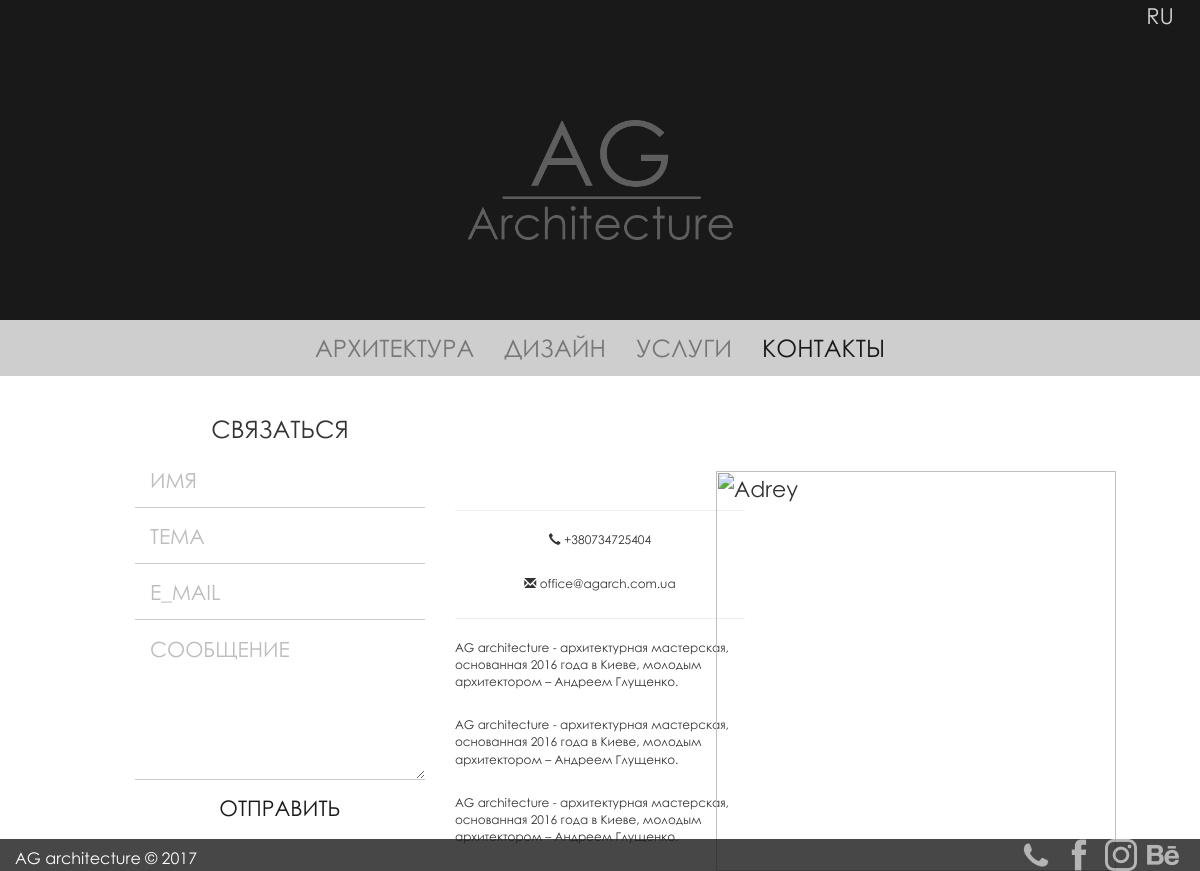
Screenshot of /ru/contact/ with the database file from the repository.
### mainapp/models.py (models this page shows, shortened)
class ContactLinks(models.Model):
    img = models.FileField(null=True)
    link = models.CharField(max_length=300)
    number = models.IntegerField(default='1')

class ContactInfo(models.Model):
    block_en = models.CharField(max_length=3000)
    block_ru = models.CharField(max_length=3000)
    block_ua = models.CharField(max_length=3000)
    number = models.IntegerField(default='1')

### mainapp/views.py (the view, shortened to what this page needs)
# urls.py: url(r'^ru/contact/', views.rucontact, name='rucontact'),
def rucontact(request):
    form = ContactForm(request.POST or None)
    xcontent = {
        'form': form,
        'ContactInfo' : ContactInfo.objects.all().order_by('number'),
        'ContactLinks' : ContactLinks.objects.all().order_by('number'),
    }
    return render(request, "rucontact.html", xcontent)

### mainapp/forms.py
class ContactForm(forms.Form):
    name= forms.CharField(required=True)
    email = forms.EmailField(required=True)
    subject = forms.CharField(required=True)
    message = forms.CharField(widget=forms.Textarea, required=True)

### mainapp/templates/rucontact.html (shortened to what this page needs)
{% extends "homecontacttemp.html" %}
{% load staticfiles %}
{% block headin %}
<link rel="stylesheet" href="{% static 'css/contact.css' %}" type = "text/css"/>
{% endblock %}
{% block menu%}
<div class="mainlogo" style="z-index:1;">
  <center>
  <div class="mainimg">
    <a href="/ru/home/">
  <img src="{% static 'img/logo.png' %}"alt="AG" id = 'blabla'>
    </a>
  </div>
  </center>
</div>
<div class="lang">
  <li class="dropdown-top">
    <a class="dropdown-top" >RU</a>
  </li>
</div>
  <nav class="navbar navbar-default">
    <div class="container-fluid">
      <div class="collapse navbar-collapse" id="myNavbar">
        <ul class="nav navbar-nav navbar-center">
          <li><a href="/ru/architecture/">АРХИТЕКТУРА</a></li>
          <li><a href="/ru/design/">ДИЗАЙН</a></li>
          <li><a href="/ru/services/">УСЛУГИ</a></li>
          <li><a style="color:#191919;" href="/ru/contact/">КОНТАКТЫ</a></li>
        </ul>
      </div>
    </div>
  </nav>
  <div class="contactblock">
    <div class="col-sm-4 contactform">
       <center><h3>СВЯЗАТЬСЯ</h3></center>
        <form id="form" method="post">
            <input type="text" name="name" required id="id_name" placeholder="ИМЯ"/>
            <input type="text" name="subject" required id="id_subject" placeholder="ТЕМА"/>
            <input type="email" name="email" id="id_email" placeholder="E_MAIL"/>
            <textarea type="text" name="message" required id="id_message" placeholder="СООБЩЕНИЕ"></textarea>
            <div class="form-actions">
                <input id="submit" type="submit" value="ОТПРАВИТЬ">
            </div>
        </form>
   </div>
    <div class="col-sm-4 contact">
      <br>
      <div class="contactsoc">
            {% for CL in ContactLinks %}
            <a class="contactlink" href="{{ CL.link }}"><div class="contactico" style="background-image:url({{ CL.img.url }});"></div></a>
            {% endfor %}
      </div>
            <br>
            <br>
            <hr>
            <center><p class="dobigger"><span class="glyphicon glyphicon-earphone" aria-hidden="true"></span> +380734725404</p></center>
            <center><p class="dobigger"><span class="glyphicon glyphicon-envelope" aria-hidden="true"></span> office@agarch.com.ua</p></center>
                      <hr>
            {% for CI in ContactInfo %}
              <p>{{CI.block_en}}</p>
            {% endfor %}
    </div>
    <div class="col-sm-4 contact">
           <img src="{% static 'img/face.png' %}" style='' alt="Adrey">
    </div>
  </div>
{% endblock %}

### mainapp/static/css/all.css (style rules this page uses)
.lang { position: absolute; z-index: 7; float: right; position: absolute; top: 0; height: 5%; width: auto; right: 2%; cursor: pointer; margin-right: 2px; }
.lang li { position: relative; }
.lang, ul.dropdown-inside { list-style-type: none; padding: 0; }
.lang li.dropdown-top { display: inline; cursor: pointer; }
.lang li.dropdown-top a { cursor: pointer; display: block; color:white; }
.lang a.dropdown-top { background: transparent; opacity: 0.8; color:white; }
.mainlogo { position: relative; height: 40%; top: 0; width: 100%; z-index: 1; }
.mainimg { position: relative; top:15vh; }
.mainimg img { max-height: 15vh; }
BODY { font-family: "Cen Got","Helvetica Neue",Helvetica,Arial,sans-serif; font-size: 24px; position: relative; background-color: white; }
.navbar { position: relative; top:0; width: 100%; background-color: rgb(206, 206, 206); border-top: 0; border-bottom: 0; border-left: 0; border-right: 0; border-radius: 0; z-index: 5; font-size: 24px; }
.navbar .navbar-nav { display: inline-block; float: none; vertical-align: middle; }
.navbar .navbar-collapse { text-align: center; }
.collapse { display: block; }
.desktop .navbar-nav>li>a { padding-top: 18px; padding-bottom: 18px; }

### mainapp/static/css/contact.css (style rules this page uses)
BODY { background-color: white; font-size: 22px; position: relative; }
.mainlogo { background-color: #191919; }
input::placeholder, textarea::placeholder { color: #bdbdbd; font-size: 0.975em; }
#form { position: relative; width: 100%; }
input { border-radius: 0; font-size: 0.975em; width: 100%; height: 7vh; padding: 0px 15px 0px 15px; background: transparent; outline: none; color: #191919; border: none; border-bottom: solid 1px #ccc; transition: all 0.3s ease-in-out; -webkit-transition: all 0.3s ease-in-out; -moz-transition: all 0.3s ease-in-out; -ms-transition: all 0.3s ease-in-out; -webkit-appearance: none; -webkit-border-radius:0px; }
textarea { width: 100%; height: 20%; padding: 15px; background: transparent; outline: none; color: #191919; font-size: 0.975em; border: none; border-bottom: solid 1px #ccc; transition: all 0.3s ease-in-out; -webkit-transition: all 0.3s ease-in-out; -moz-transition: all 0.3s ease-in-out; -ms-transition: all 0.3s ease-in-out; }
#submit { width: 100%; font-size: 0.975em; color: #191919; outline:none; cursor: pointer; border: none; }
.contact img { width: 100%; height: auto; }
.contactsoc { width: 100%; height: auto; }
.contactlink { float: left; width: 20%; margin-left: 5%; }
.contactico { width:50px; height: 50px; background-size: contain; opacity: 0.7; }
.desktop .contactblock { width: 80%; margin-left: 10%; margin-bottom: 13%; }
.desktop .contact p { font-size: 1vw; margin-bottom: 9%; }
.desktop .contact img { width: 50vh; height: auto; position: fixed; right: 7vw; bottom: 0; }

### rows the page displays
ContactInfo: block_en "AG architecture - архитектурная мастерская, основанная 2016 года в Киеве, молодым архитектором – Андреем Глущенко."
ContactInfo: block_en "AG architecture - архитектурная мастерская, основанная 2016 года в Киеве, молодым архитектором – Андреем Глущенко."
ContactInfo: block_en "AG architecture - архитектурная мастерская, основанная 2016 года в Киеве, молодым архитектором – Андреем Глущенко."
